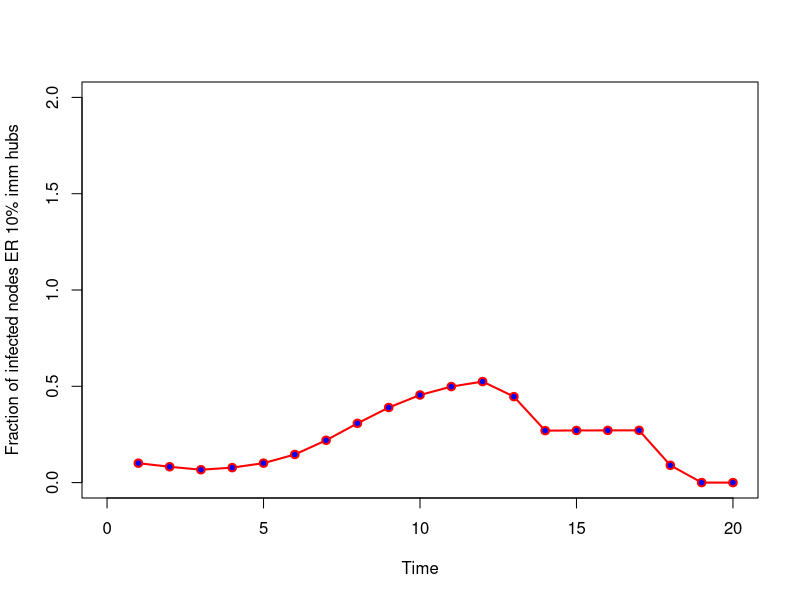

The R source for this figure:
closeAllConnections()
graphics.off()
rm(list=ls()) #clear all variables

library(igraph) # Load the igraph package

#### MODEL PARAMETERS ####
N = 1000; #number of nodes
av.dg = 8; #average degree
m = av.dg/2; # parameter of the BA model
q = 0.1 # rewiring probability in the WS model
p = av.dg/N # probability in the ER model

## MODELS ###
# BA network
#G <- barabasi.game(N, m = av.dg/2, directed = FALSE)
# # ER network
G <- erdos.renyi.game(N,p, type =c("gnp"))


#### SIR MODEL ####
# states: S:0 I:1 R:2

## Parameters of the SIR model
mu = 1 # probability of recovering
beta = 0.4 # probability of transmission

targetnodes = seq(1,10) # node that will be used as the seed nodes
Tmax = 20
Ninf = matrix(0,nrow = length(targetnodes), ncol = Tmax) # matrix that stores the number of infected nodes at each time step
Nvac = matrix(0,nrow = length(targetnodes), ncol = Tmax) # matrix that stores the number of vaccinated nodes at each time step


# Ninf[i,t] yields the number of infected nodes at time t when the infection starts on i
for(i in targetnodes){
  # is the seed node
  vstates = matrix(0, nrow = N, ncol = 1)

  vstates[i] = 1
  vinfected = which(vstates %in% 1)
  t = 1

  #immunize
  #vaccinated random 10%
  #imm = sample(1:N, (0.1)* N)
  #vaccinated hubs 10%
  imm = (sort(degree(G), dec = T, index.return = T)$ix)[1:(0.1*N)]

  vstates[imm] = 2

  while(length(vinfected) > 0){ # while there are infected nodes
    vinfected = which(vstates %in% 1)
    # try to recover all infected nodes at step (t+1)
    for(j in vinfected){
      if(runif(1,0,1) <= mu){
        vstates[j] = 2
      }
    }
    # try to infect all the neighbors of infected nodes at step t
    for(j in vinfected){
      ng = neighbors(G, j)
      for(k in ng){
        if(runif(1,0,1) <= beta){
          if(vstates[k] == 0){# infect only susceptible nodes
            vstates[k] = 1
          }
        }
      }
    }
    Ninf[i, t] = length(which(vstates %in% 1))/N # store the fraction of infected nodes at time t
    Nvac[i, t] = length(which(vstates %in% 2))/N # store the fraction of infected nodes at time t

    #print(paste('t:', t, 'rhoi', length(which(vstates %in% 1))/N))
    t = t + 1
  }
}

rhoi = colMeans(Ninf) # average number if infected nodes from the result of each seed node
vacc = colMeans(Nvac) # average number if vaccinated nodes from the result of each seed node

#tesr = colMeans(vacc)
t = seq(1,length(rhoi)) # time steps
t2 = seq(1,length(vacc)) # time steps
#Fracao de infectados rhoi/ fracao de recuperados

show = rhoi/vacc

#plot(rhoi, vacc,  xlab="Fraction of vaccinated", ylab="Fraction of infected")

plot(t2, vacc, xlab = "Time", ylab = "Fraction of infected nodes ER 10% imm hubs",
     col = 'red', lwd=2,ylim = c(0,2), xlim = c(0,Tmax), pch = 21,  bg = "blue", type="o")
